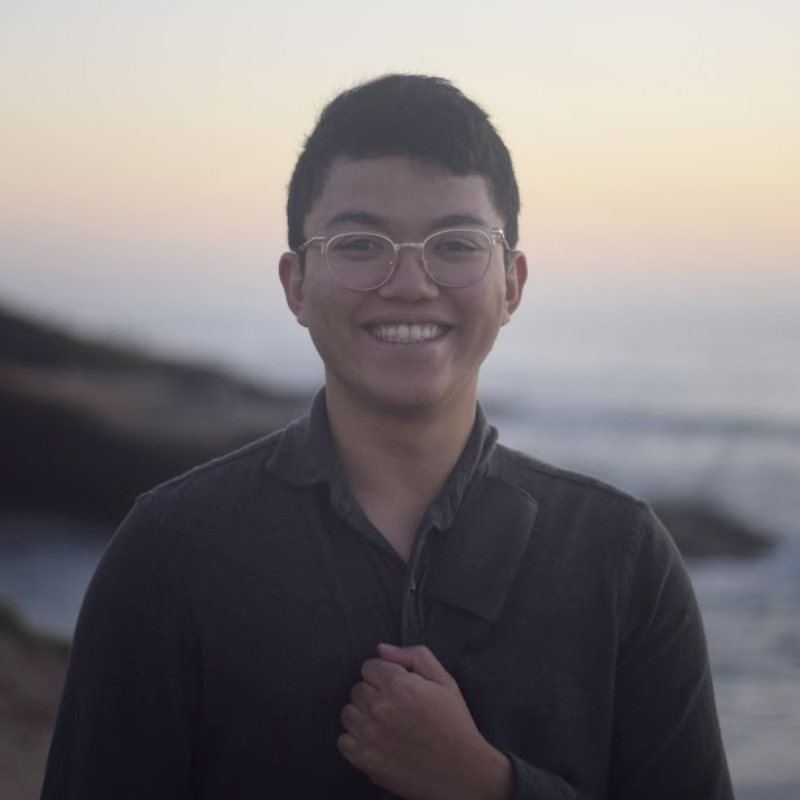
#> input picture images/dillon1.JPG.jpg, 800 x 800 px, given as the content of the folder ./white, which was not available
$ python gabor.py ../images/dillon1.JPG.jpg   (Python 2 division)   (older library calls are emulated)
#> lines starting #> are read from the running program, lines starting #| are printed output that depends on the picture
import numpy as np
import cv2
import glob

def build_filters():
	filters = []
	ksize = 10
	for theta in np.arange(0, np.pi, np.pi / 16):
		kern = cv2.getGaborKernel((ksize, ksize), 4.0, theta, 10.0, 0.25, 0, ktype=cv2.CV_32F)
		kern /= 1.5*kern.sum()
		filters.append(kern)
	return filters

def process(img, filters):
	accum = np.zeros_like(img)
	for kern in filters:
 		fimg = cv2.filter2D(img, cv2.CV_8UC3, kern)
  		np.maximum(accum, fimg, accum)
 	return accum

if __name__ == '__main__':
	import sys

 	# [5 lines of commented-out code are left out]
        i = 0

        for img_fn in glob.glob("./white/*.jpg"):
 	        img = cv2.imread(img_fn)
#> img is the input picture: shape (800, 800, 3); mean B, G, R 119.6, 117.5, 122.5
 	        if img is None:
 		        print 'Failed to load image file:', img_fn
 		        sys.exit(1)
	        filters = build_filters()
                res1 = process(img, filters)
#> the loop in process, `for kern in filters:` made 16 passes
#> pass 1, in process, `fimg = cv2.filter2D(img, cv2.CV_8UC3, kern)`:
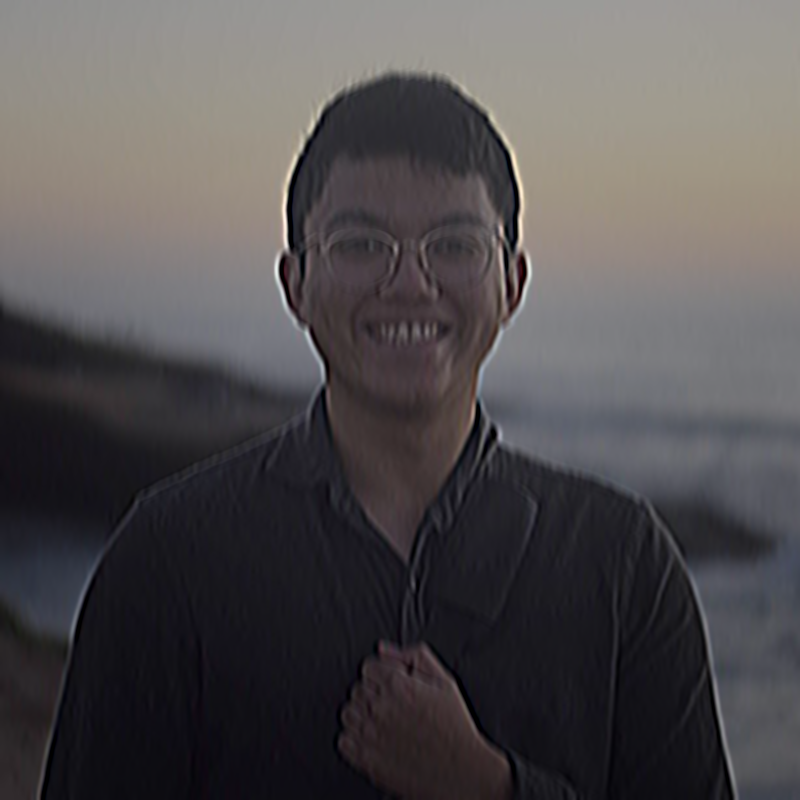
#> fimg: shape (800, 800, 3); mean B, G, R 79.7, 78.4, 81.7
	        #cv2.imshow('result', res1)
                cv2.imwrite('white' + str(i) + '.jpg', res1);
                i+=1
	#cv2.waitKey(0)
	#cv2.destroyAllWindows()
        sys.exit(0)
#> (the program exits here)

$ run again, on images/kathy.jpg
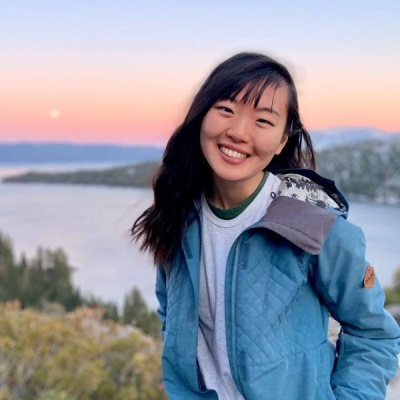
#> input picture images/kathy.jpg, 400 x 400 px, given as the content of the folder ./white, which was not available
#> img is the input picture: shape (400, 400, 3); mean B, G, R 162.3, 149.2, 145.6
#> the loop in process, `for kern in filters:` made 16 passes
#> pass 1, in process, `fimg = cv2.filter2D(img, cv2.CV_8UC3, kern)`:
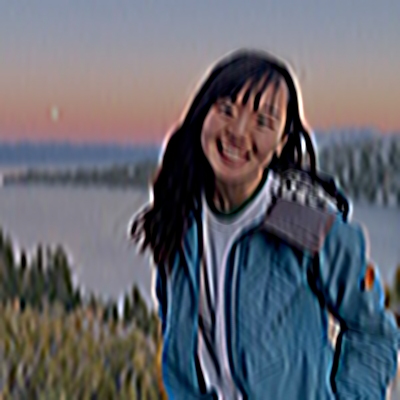
#> fimg: shape (400, 400, 3); mean B, G, R 109.2, 100.9, 99
#> after the loop in process, `for kern in filters:`:
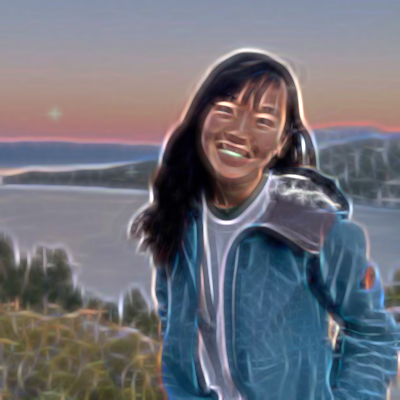
#> accum: shape (400, 400, 3); mean B, G, R 121.1, 111.9, 110.6
